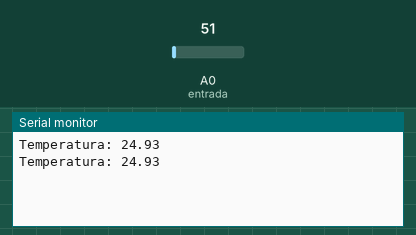
Bench run of a sketch on a simulated Arduino Uno, built with avr-gcc and run on an emulated ATmega328P. Parts: the last lines printed to the serial monitor. Inputs (shaded band) come from the test bench; at power-on: A0 (entrada) = 51.

Above: at 2.8 s.
2.9 s: A0 (entrada) set to 61
At 5.2 s:
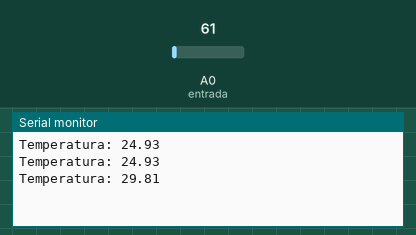
5.6 s: A0 (entrada) set to 71
At 6.9 s:
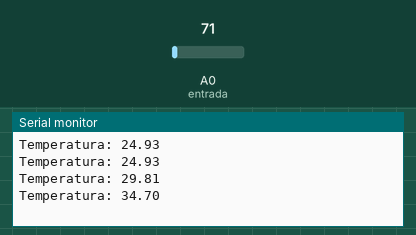
Timing chart, 0 to 8.6 s (numbered marks = the images above; inputs shaded):
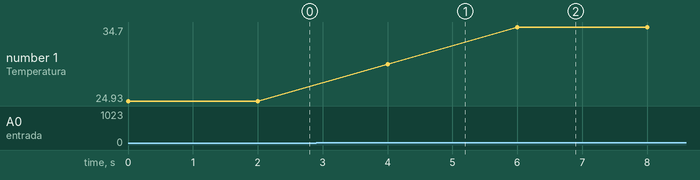

Measured:
- after the input at 2.9 s, the serial monitor: prints a new line after 1.1 s (image 1)
- after the input at 5.6 s, the serial monitor: prints a new line after 0.40 s (image 2)
- plotted number 1: 24.93 → 29.81 after the input at 2.9 s, 29.81 → 34.7 after the input at 5.6 s

The sketch:

sensor_de_temperatura.ino
```cpp
const int entrada = A0; // Define o pino que lera a saída do LM35
float temperatura; // Variável que armazenará a temperatura medida
void setup() {
  Serial.begin(9600); // inicializa a comunicação serial
}
void loop() {
  temperatura = (float(analogRead(entrada))*5/(1023))/0.01;
  Serial.print("Temperatura: ");
  Serial.println(temperatura);
  delay(2000);//espera 2 segundos
}
```
